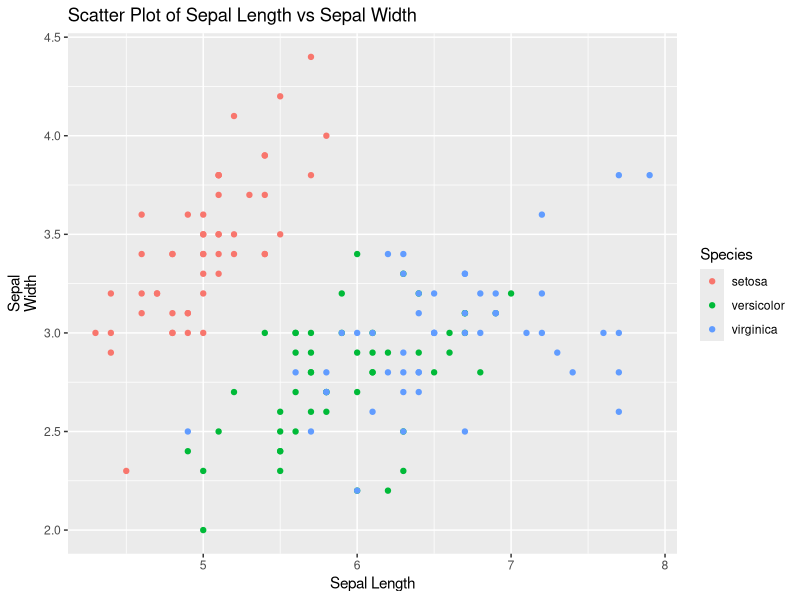
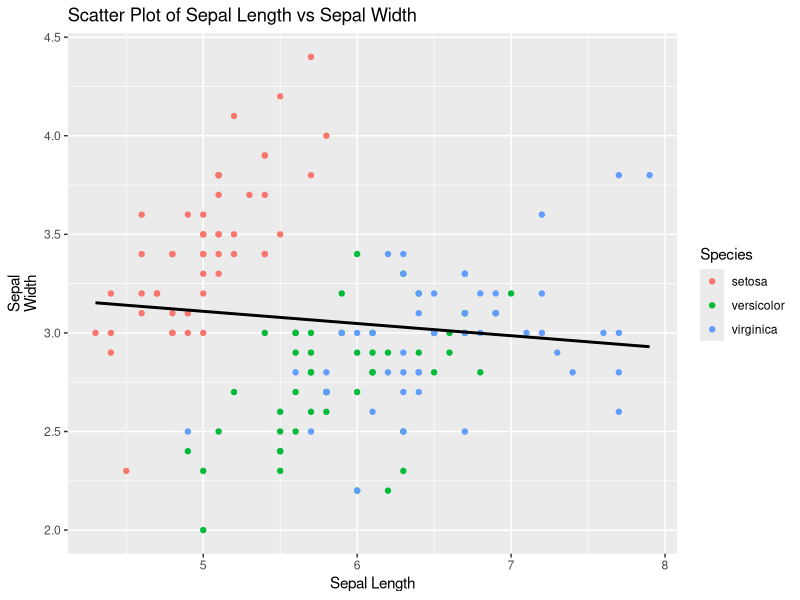
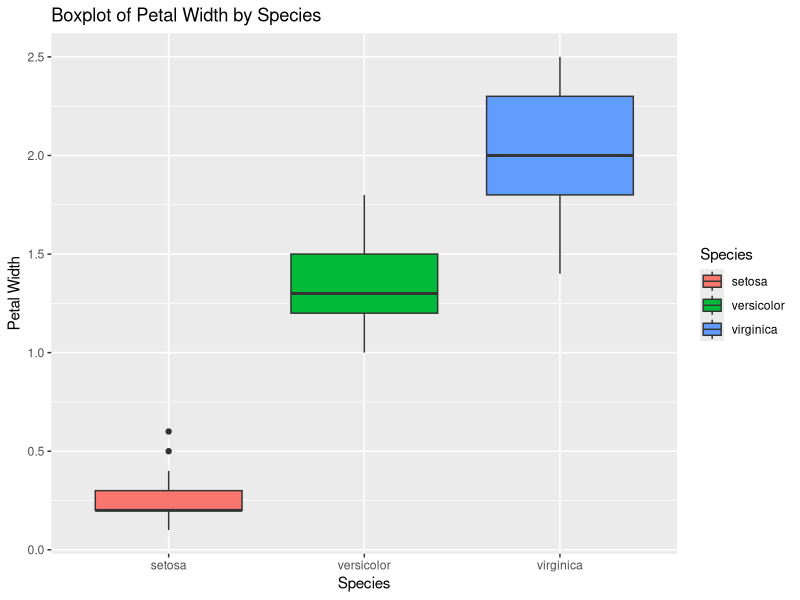
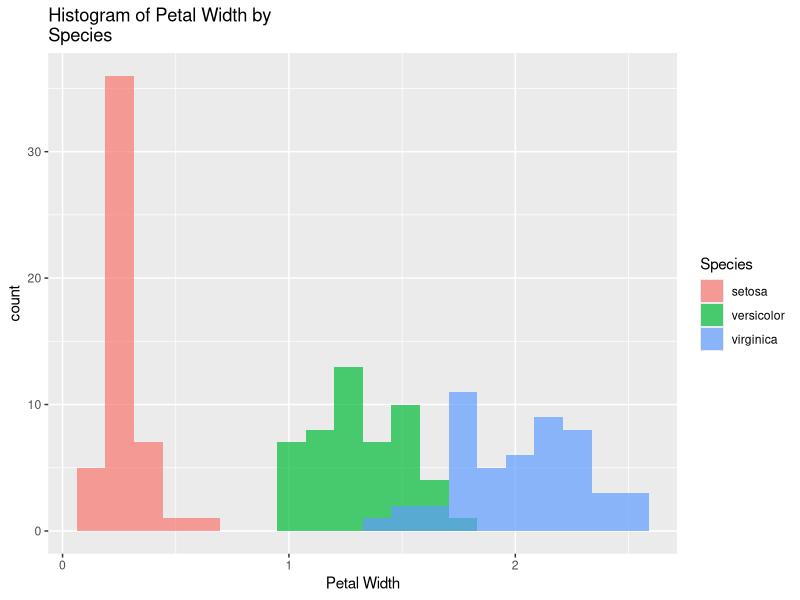

The R script that drew these images, in order:
## ---- chunk 1
knitr::opts_chunk$set(echo = TRUE)
## ---- chunk 2
library(ggplot2)
## ---- chunk 3
data("iris")
## ---- chunk 4
scatter_plot <- ggplot(iris, aes(x = Sepal.Length, y = Sepal.Width,
color = Species)) + geom_point() + labs(x = "Sepal Length", y = "Sepal
Width", title = "Scatter Plot of Sepal Length vs Sepal Width")
scatter_plot
## ---- chunk 5
scatter_plot_with_reg <- scatter_plot + geom_smooth(aes(group=1),method = "lm", se=FALSE, color="black")
scatter_plot_with_reg
## ---- chunk 6
correlation <- cor(iris$Sepal.Length, iris$Sepal.Width, method="pearson")
correlation
## ---- chunk 7
boxplot <- ggplot(iris, aes(x = Species, y = Petal.Width, fill =
Species)) + geom_boxplot() + labs(x = "Species", y = "Petal Width",
title = "Boxplot of Petal Width by Species")
boxplot
## ---- chunk 8
histogram <- ggplot(iris, aes(x = Petal.Width, fill = Species)) +
geom_histogram(bins = 20, alpha = 0.7, position = "identity") + labs(x =
"Petal Width", title = "Histogram of Petal Width by
Species")
histogram
## ---- chunk 9
t_test_result <- t.test(iris$Petal.Width[iris$Species == "setosa"],
iris$Petal.Width[iris$Species == "virginica"])
## ---- chunk 10
if (t_test_result$p.value < 0.05) { cat("The width is a statistically significant difference between the 2 species") } else {
cat("The width is not a statistically significant difference between the 2 species.") }
